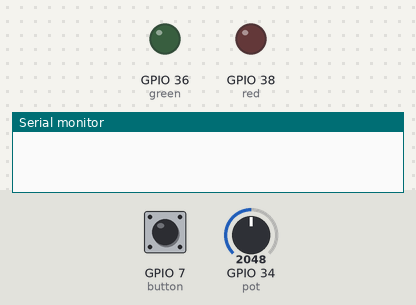
This sketch was run on a simulated ESP32. Shown: output pins drawn as LEDs (lit = HIGH), the last lines printed to the serial monitor. The inputs (shaded band) are chosen by the test bench; at power-on: GPIO 7 (button) LOW, GPIO 34 (pot) = 2048.

Above: at 1.2 s.
1.3 s: GPIO 7 (button) pulled HIGH for 0.15 s
2.9 s: GPIO 7 (button) pulled HIGH for 1 s
At 3.4 s:
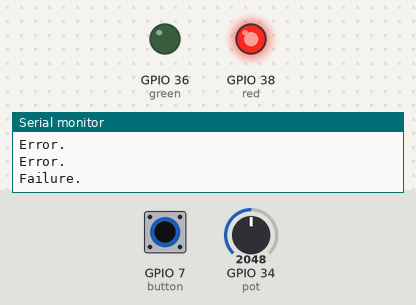
Timing chart, 0 to 5.9 s (numbered marks = the images above; inputs shaded):
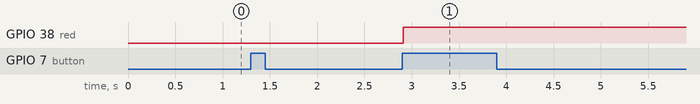

Measured:
- after the input at 2.9 s, GPIO 38 (red): LOW → HIGH at once

The sketch:

HW12.ino
```cpp
//Turn potentiometer all the way to the left
//Press button
//Turn potentiometer all the way to the right
//Press button

//Success: green LED
//Failure & default: red LED

int green = A0;   // Green LED pin
int red = A2;     // Red LED pin
int button = D8;  // Button pin
int pot = A6;     // Potentiometer pin

int potVal;
int buttonVal;
int lastButtonVal;
int nClicks;
bool success; //bool is true/false
bool passwordComplete;

void setup() {
  pinMode(green, OUTPUT);
  pinMode(red, OUTPUT);
  pinMode(button, INPUT);
  pinMode(pot, INPUT);

  lastButtonVal = 0;
  nClicks = 0;
  success = false;
  passwordComplete = false;

  Serial.begin(9600);
}

void loop() {
  potVal = analogRead(pot);  // Read potentiometer value
  buttonVal = digitalRead(button);  // Read button state

  // Detect button press via transition from value 0 to value 1
  if (lastButtonVal == 0 && buttonVal == 1) {
    nClicks++;  // Increment the click counter

    // Turn potentiometer to left (0) and press button
    if (nClicks == 1) {
      if (potVal == 0) {
        Serial.println("Potentiometer is all the way to the left.");
        success = true;
      } else {
        success = false;
        Serial.println("Error.");
      }
    }

    // Turn potentiometer to right and press button
    if (nClicks == 2) {
      if (potVal > 4000) {
        Serial.println("Potentiometer is all the way to the right.");
      } else {
        success = false;
        Serial.println("Error.");
      }
    }

    if (nClicks == 2) {
      passwordComplete = true;
      if (success) {
        digitalWrite(green, HIGH);  // Turn on green LED for success
        digitalWrite(red, LOW);     // Turn off red LED
        Serial.println("Success!");
      } else {
        digitalWrite(green, LOW);   // Turn off green LED
        digitalWrite(red, HIGH);    // Turn on red LED
        Serial.println("Failure.");
      }

      delay(5000);  // Wait 5 seconds before resetting for the next cycle
      nClicks = 0;
      success = false;
      passwordComplete = false;
    }
  }

  lastButtonVal = buttonVal;

  delay(50);
}
```
